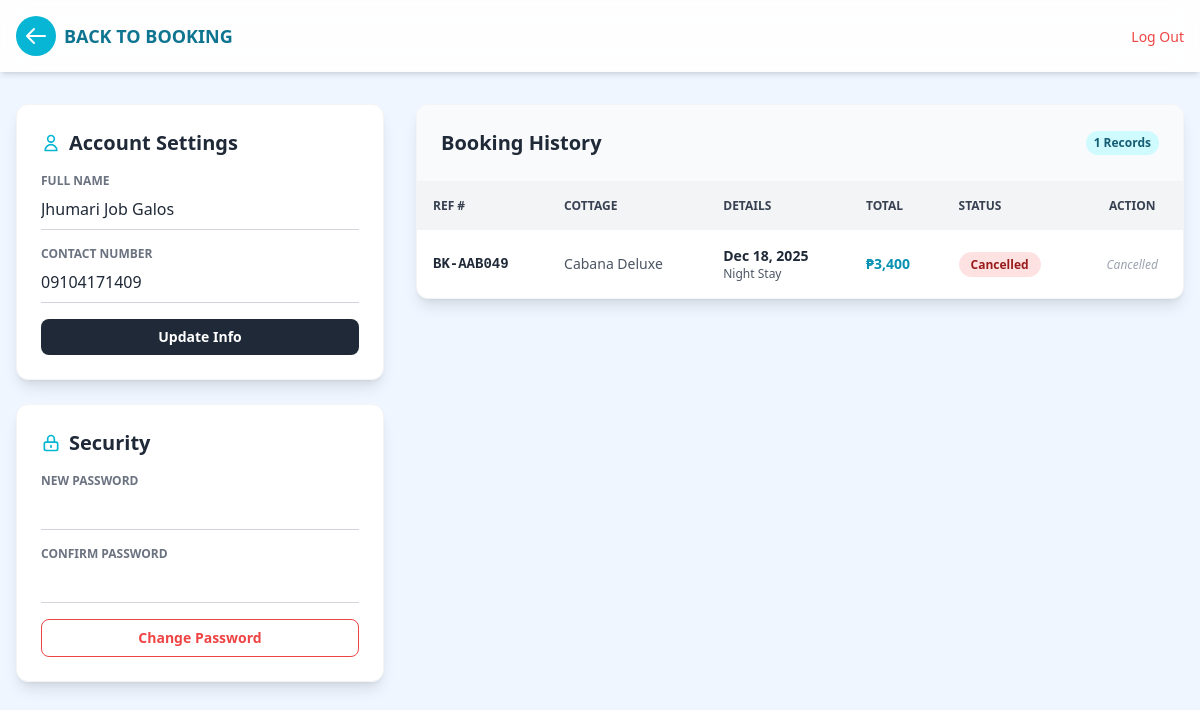
The page /user_profile.php (signed in) on the database its author committed.
### tables this page shows
CREATE TABLE `users` (
  `id` int(11) NOT NULL,
  `name` varchar(100) NOT NULL,
  `email` varchar(100) NOT NULL,
  `password` varchar(255) NOT NULL,
  `contact_number` varchar(12) DEFAULT NULL,
  `role` enum('user','owner') DEFAULT 'user',
  `created_at` timestamp NOT NULL DEFAULT current_timestamp()
);

CREATE TABLE `bookings` (
  `id` int(11) NOT NULL,
  `ref_number` varchar(20) NOT NULL,
  `user_id` int(11) NOT NULL,
  `cottage_name` varchar(100) NOT NULL,
  `tour_type` enum('Day Tour','Night Stay','24 Hours') NOT NULL,
  `check_in` date NOT NULL,
  `total_price` decimal(10,2) NOT NULL,
  `status` enum('Pending','Confirmed','Cancelled') DEFAULT 'Pending',
  `created_at` timestamp NOT NULL DEFAULT current_timestamp()
);

### user_profile.php (the view, shortened to what this page needs)
<?php
require 'connection/db_con.php';
$uid = $_SESSION['user_id'];
$user_query = $conn->prepare("SELECT * FROM users WHERE id = ?");
$user_query->bind_param("i", $uid);
$user_query->execute();
$user = $user_query->get_result()->fetch_assoc();
$history_query = $conn->prepare("SELECT * FROM bookings WHERE user_id = ? ORDER BY id DESC");
$history_query->bind_param("i", $uid);
$history_query->execute();
$history = $history_query->get_result();
?>
<!DOCTYPE html>
<html lang="en">
<head>
    <script src="https://cdn.tailwindcss.com"></script>
</head>
<body class="bg-blue-50 font-sans text-gray-800 min-h-screen">
    <nav class="bg-white/90 backdrop-blur-md shadow-md sticky top-0 z-50">
        <div class="max-w-7xl mx-auto px-4">
            <div class="flex justify-between items-center py-4">
                <a href="user_booking.php" class="flex items-center space-x-2">
                    <div class="bg-cyan-500 text-white p-2 rounded-full">
                        <svg class="w-6 h-6" fill="none" stroke="currentColor" viewBox="0 0 24 24"><path stroke-linecap="round" stroke-linejoin="round" stroke-width="2" d="M10 19l-7-7m0 0l7-7m-7 7h18"></path></svg>
                    </div>
                    <span class="font-bold text-lg text-cyan-700 uppercase">Back to Booking</span>
                </a>
                <div>
                    <a href="logout.php" class="text-sm font-medium text-red-500 hover:text-red-700 transition">Log Out</a>
                </div>
            </div>
        </div>
    </nav>
    <div class="max-w-7xl mx-auto px-4 py-8 grid grid-cols-1 lg:grid-cols-3 gap-8">
        <div class="lg:col-span-1 space-y-6">
            <div class="bg-white p-6 rounded-xl shadow-lg border border-gray-100">
                <h3 class="text-xl font-bold text-gray-800 mb-4 flex items-center gap-2">
                    <svg class="w-5 h-5 text-cyan-500" fill="none" stroke="currentColor" viewBox="0 0 24 24"><path stroke-linecap="round" stroke-linejoin="round" stroke-width="2" d="M16 7a4 4 0 11-8 0 4 4 0 018 0zM12 14a7 7 0 00-7 7h14a7 7 0 00-7-7z"></path></svg>
                    Account Settings
                </h3>
                <form method="POST" class="space-y-4">
                    <div>
                        <label class="block text-xs font-bold text-gray-500 uppercase">Full Name</label>
                        <input type="text" name="fullname" value="<?= htmlspecialchars($user['name'] ?? '') ?>" class="w-full border-b border-gray-300 py-2 focus:border-cyan-500 outline-none transition bg-transparent" placeholder="Your Name">
                    </div>
                    <div>
                        <label class="block text-xs font-bold text-gray-500 uppercase">Contact Number</label>
                        <input type="number" name="contact" value="<?= htmlspecialchars($user['contact_number'] ?? '') ?>" class="w-full border-b border-gray-300 py-2 focus:border-cyan-500 outline-none transition bg-transparent" placeholder="09XX...">
                    </div>
                    <button type="submit" name="update_info" class="w-full bg-gray-800 text-white py-2 rounded-lg text-sm font-bold hover:bg-gray-900 transition">Update Info</button>
                </form>
            </div>
            <div class="bg-white p-6 rounded-xl shadow-lg border border-gray-100">
                <h3 class="text-xl font-bold text-gray-800 mb-4 flex items-center gap-2">
                    <svg class="w-5 h-5 text-cyan-500" fill="none" stroke="currentColor" viewBox="0 0 24 24"><path stroke-linecap="round" stroke-linejoin="round" stroke-width="2" d="M12 15v2m-6 4h12a2 2 0 002-2v-6a2 2 0 00-2-2H6a2 2 0 00-2 2v6a2 2 0 002 2zm10-10V7a4 4 0 00-8 0v4h8z"></path></svg>
                    Security
                </h3>
                <form method="POST" class="space-y-4">
                    <div>
                        <label class="block text-xs font-bold text-gray-500 uppercase">New Password</label>
                        <input type="password" name="new_password" required class="w-full border-b border-gray-300 py-2 focus:border-cyan-500 outline-none transition bg-transparent">
                    </div>
                    <div>
                        <label class="block text-xs font-bold text-gray-500 uppercase">Confirm Password</label>
                        <input type="password" name="confirm_password" required class="w-full border-b border-gray-300 py-2 focus:border-cyan-500 outline-none transition bg-transparent">
                    </div>
                    <button type="submit" name="change_pass" class="w-full border border-red-500 text-red-500 py-2 rounded-lg text-sm font-bold hover:bg-red-50 transition">Change Password</button>
                </form>
            </div>
        </div>
        <div class="lg:col-span-2">
            <div class="bg-white rounded-xl shadow-lg border border-gray-100 overflow-hidden">
                <div class="p-6 border-b border-gray-100 flex justify-between items-center bg-gray-50">
                    <h2 class="text-xl font-bold text-gray-800">Booking History</h2>
                    <span class="bg-cyan-100 text-cyan-800 text-xs font-bold px-2 py-1 rounded-full"><?= $history->num_rows ?> Records</span>
                </div>
                <div class="overflow-x-auto">
                    <?php if ($history->num_rows > 0): ?>
                    <table class="w-full text-left text-sm text-gray-600">
                        <thead class="bg-gray-100 text-gray-700 uppercase font-bold text-xs">
                            <tr>
                                <th class="p-4">Ref #</th>
                                <th class="p-4">Cottage</th>
                                <th class="p-4">Details</th>
                                <th class="p-4">Total</th>
                                <th class="p-4">Status</th>
                                <th class="p-4 text-center">Action</th> </tr>
                        </thead>
                        <tbody class="divide-y divide-gray-100">
                            <?php while($row = $history->fetch_assoc()):
                                $status_color = 'bg-yellow-100 text-yellow-800';
                                if($row['status'] == 'Cancelled') $status_color = 'bg-red-100 text-red-800';
                            ?>
                            <tr class="hover:bg-gray-50 transition">
                                <td class="p-4 font-mono font-bold text-gray-800"><?= $row['ref_number'] ?></td>
                                <td class="p-4 font-medium"><?= $row['cottage_name'] ?></td>
                                <td class="p-4">
                                    <div class="flex flex-col">
                                        <span class="font-bold text-gray-800"><?= date('M j, Y', strtotime($row['check_in'])) ?></span>
                                        <span class="text-xs"><?= $row['tour_type'] ?></span>
                                    </div>
                                </td>
                                <td class="p-4 font-bold text-cyan-600">₱<?= number_format($row['total_price']) ?></td>
                                <td class="p-4">
                                    <span class="px-3 py-1 rounded-full text-xs font-bold <?= $status_color ?>">
                                        <?= $row['status'] ?>
                                    </span>
                                </td>
                                <td class="p-4 text-center">
                                    <?php if ($row['status'] != 'Cancelled' && $row['status'] != 'Paid'): ?>
                                        <a href="cancel_booking.php?ref=<?= $row['ref_number'] ?>"
                                           onclick="return confirm('Are you sure you want to cancel this booking? This action cannot be undone.')"
                                           class="text-red-500 hover:text-red-700 font-bold text-xs border border-red-500 hover:bg-red-50 px-3 py-1 rounded transition">
                                            Cancel
                                        </a>
                                    <?php elseif($row['status'] == 'Cancelled'): ?>
                                        <span class="text-gray-400 text-xs italic">Cancelled</span>
                                    <?php else: ?>
                                        <span class="text-gray-400 text-xs italic">-</span>
                                    <?php endif; ?>
                                </td>
                            </tr>
                            <?php endwhile; ?>
                        </tbody>
                    </table>
                    <?php endif; ?>
                </div>
            </div>
        </div>
    </div>
</body>
</html>

### rows shown on the page
users: fullname "Jhumari Job Galos", contact "09104171409"
bookings: ref_number "BK-AAB049", cottage_name "Cabana Deluxe", check_in "Dec 18, 2025", tour_type "Night Stay", total_price "3,400", status "Cancelled"

### other values the page prints
$history->num_rows "1"
